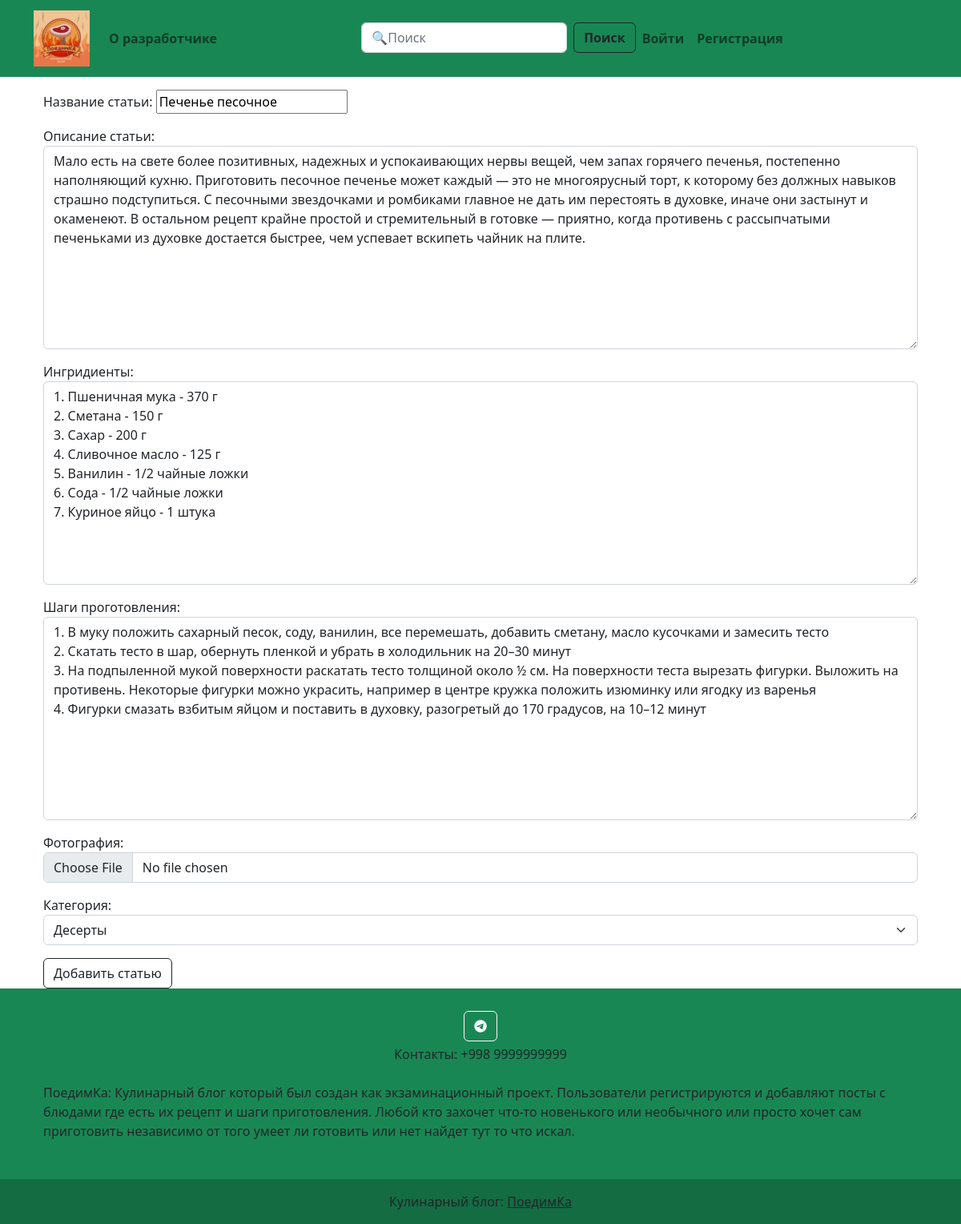
/article/15/update, run on the app's committed database.
### blog/models.py (models this page shows, shortened)
class Article(models.Model):
    title = models.CharField(max_length=150, unique=True, verbose_name='Название статьи')
    content = models.TextField(verbose_name='Описание статьи')
    ingredients = models.TextField(verbose_name='Ингридиенты')
    cooking = models.TextField(verbose_name='Шаги проготовления')
    photo = models.ImageField(upload_to='photos/', null=True, blank=True, verbose_name='Фотография')
    created_at = models.DateTimeField(auto_now_add=True, verbose_name='Дата создания')
    updated_at = models.DateTimeField(auto_now=True, verbose_name='Дата обновления')
    publish = models.BooleanField(default=True, verbose_name='Статус статьи')
    views = models.IntegerField(default=0, verbose_name='Просмотры')
    category = models.ForeignKey(Category, on_delete=models.CASCADE, verbose_name='Категория')
    class Meta:
        verbose_name = 'Статья'
        verbose_name_plural = 'Статьи'

class Category(models.Model):
    title = models.CharField(max_length=30, unique=True, verbose_name='Название категории')
    def __str__(self):
        return self.title
    class Meta:
        verbose_name = 'Категория'
        verbose_name_plural = 'Категории'

### blog/views.py (the view)
# urls.py: path('article/<int:pk>/update', ArticleUpdate.as_view(), name='article_update'),
class ArticleUpdate(UpdateView):
    model = Article
    form_class = ArticleForm
    template_name = 'blog/article_form.html'

### blog/forms.py
class ArticleForm(forms.ModelForm):
    class Meta:
        model = Article
        fields = (
            'title',
            'content',
            'ingredients',
            'cooking',
            'photo',
            'category'
        )
        widgets = {
            'title': forms.TextInput(attrs={
                'class': 'form_control',
                'placeholder': 'Название статьи'
            }),
            'content': forms.Textarea(attrs={
                'class': 'form-control',
                'placeholder': 'Описание статьи'
            }),
            'ingredients': forms.Textarea(attrs={
                'class': 'form-control',
                'placeholder': 'Ингредиенты'
            }),
            'cooking': forms.Textarea(attrs={
                'class': 'form-control',
                'placeholder': 'Шаги приготовления'
            }),
            'photo': forms.FileInput(attrs={
                'class': 'form-control',
                'placeholder': 'Выберите фотографию'
            }),
            'category': forms.Select(attrs={
                'class': 'form-select',
                'placeholder': 'Выберите категорию'
            })
        }

### blog/templates/blog/article_form.html (shortened to what this page needs)
{% extends 'base.html' %}
{% block main %}
<div class="container">
<form action="" method="post" enctype="multipart/form-data">
  {{ form.as_p }}
  <button type="submit" class="btn btn-outline-dark">Добавить статью</button>
</form>
</div>
{% endblock main %}

### data on the page
Article: title "Печенье песочное", content "Мало есть на свете более позитивных, надежных и успокаивающих нервы вещей, чем запах горячего печенья, постепенно наполняющий кухню. Приготовить песочное печенье может каждый — это не многоярусный торт, к которому без должных навыков страшно подступиться. С песочными звездочками и ромбиками главное не дать им перестоять в духовке, иначе они застынут и окаменеют. В остальном рецепт крайне простой и стремительный в готовке — приятно, когда противень с рассыпчатыми печеньками из духовке достается быстрее, чем успевает вскипеть чайник на плите.", ingredients "1. Пшеничная мука - 370 г 2. Сметана - 150 г 3. Сахар - 200 г 4. Сливочное масло - 125 г 5. Ванилин - 1/2 чайные ложки 6. Сода - 1/2 чайные ложки 7. Куриное яйцо - 1 штука", cooking "1. В муку положить сахарный песок, соду, ванилин, все перемешать, добавить сметану, масло кусочками и замесить тесто 2. Скатать тесто в шар, обернуть пленкой и убрать в холодильник на 20–30 минут 3. На подпыленной мукой поверхности раскатать тесто толщиной около ½ см. На поверхности теста вырезать фигурки. Выложить на противень. Некоторые фигурки можно украсить, например в центре кружка положить изюминку или ягодку из варенья 4. Фигурки смазать взбитым яйцом и поставить в духовку, разогретый до 170 градусов, на 10–12 минут", category "Десерты"
